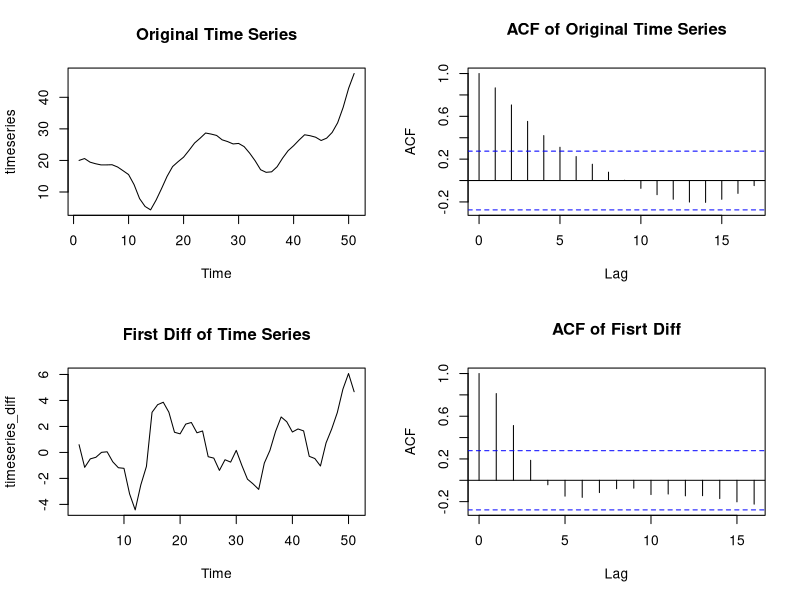
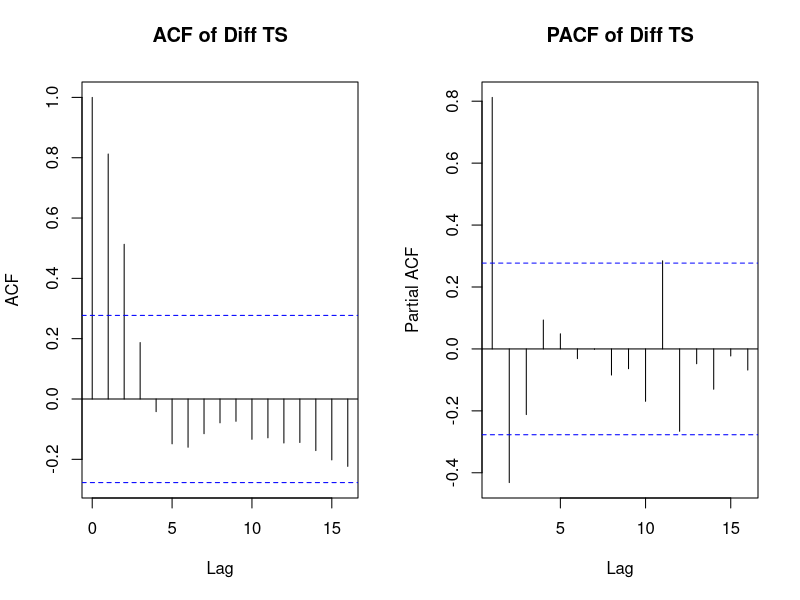

The R source for these figures, in order:
rm(list = ls())
set.seed(250)
timeseries=arima.sim(list(order = c(1,1,2), ma=c(0.32,0.47), ar=0.8), n = 50)+20


par(mfrow=c(2,2))
plot(timeseries, main="Original Time Series")
acf(timeseries, main="ACF of Original Time Series")
timeseries_diff = diff(timeseries)
plot(timeseries_diff, main="First Diff of Time Series")
acf(timeseries_diff, main="ACF of Fisrt Diff")

par(mfrow=c(1,2))
acf(timeseries_diff, main="ACF of Diff TS")
acf(timeseries_diff, type='partial', main="PACF of Diff TS")

train_series=timeseries[1:40]
test_series=timeseries[41:50]

## make arima models
arimaModel_1=arima(train_series, order=c(0,1,2))
arimaModel_2=arima(train_series, order=c(1,1,0))
arimaModel_3=arima(train_series, order=c(1,1,2))

## look at the parameters
print(arimaModel_1);print(arimaModel_2);print(arimaModel_3)


# Generate Forecasts
forecast1=predict(arimaModel_1, 10)
forecast2=predict(arimaModel_2, 10)
forecast3=predict(arimaModel_3, 10)

print(mean(abs(test_series - forecast1$pred)))
print(mean(abs(test_series - forecast2$pred))) 
print(mean(abs(test_series - forecast3$pred))) # This is the good model among the three





